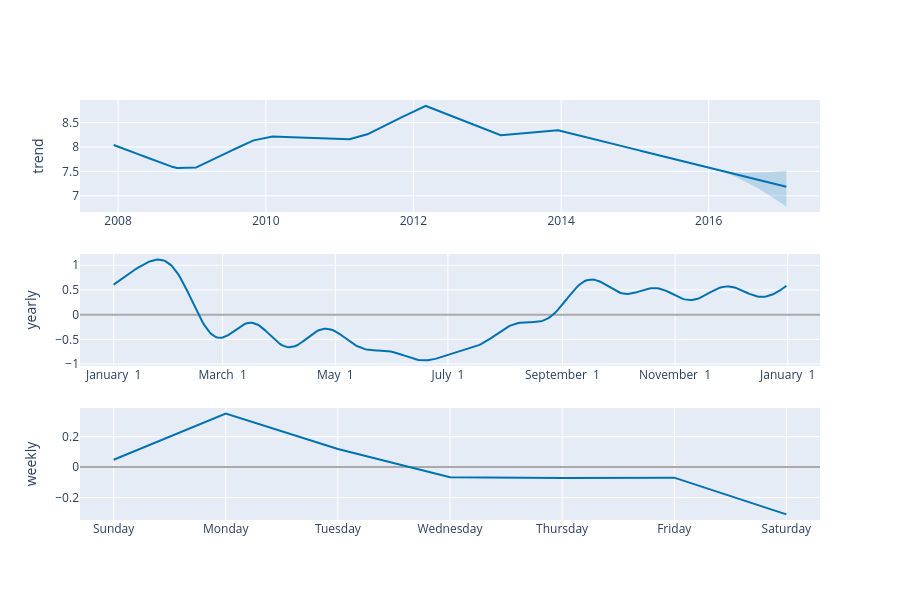

The notebook cell saved with this chart:
### Code cell
plot_components_plotly(m, forecast)

### Figure 1 — Plotly figure (JSON) as saved in the notebook; plotly's stock layout.template omitted (floating-point values rounded to 4 significant figures; data arrays with more than 128 entries replaced by an {"elided": "..."} marker saying what was removed)
{"data": [{"line": {"color": "#0072B2", "width": 2}, "mode": "lines", "name": "trend", "type": "scatter", "x": {"elided": "3270 str values"}, "xaxis": "x", "y": {"elided": "3270 float values"}, "yaxis": "y"}, {"line": {"color": "rgba(0, 114, 178, 0.2)", "width": 0}, "mode": "lines", "name": "trend_upper", "type": "scatter", "x": {"elided": "3270 str values"}, "xaxis": "x", "y": {"elided": "3270 float values"}, "yaxis": "y"}, {"fill": "tonexty", "fillcolor": "rgba(0, 114, 178, 0.2)", "line": {"color": "rgba(0, 114, 178, 0.2)", "width": 0}, "mode": "lines", "name": "trend_lower", "type": "scatter", "x": {"elided": "3270 str values"}, "xaxis": "x", "y": {"elided": "3270 float values"}, "yaxis": "y"}, {"line": {"color": "#0072B2", "width": 2}, "mode": "lines", "name": "yearly", "type": "scatter", "x": {"elided": "365 str values"}, "xaxis": "x2", "y": {"elided": "365 float values"}, "yaxis": "y2"}, {"line": {"color": "#0072B2", "width": 2}, "mode": "lines", "name": "weekly", "type": "scatter", "x": ["2017-01-01T00:00:00.000000000", "2017-01-02T00:00:00.000000000", "2017-01-03T00:00:00.000000000", "2017-01-04T00:00:00.000000000", "2017-01-05T00:00:00.000000000", "2017-01-06T00:00:00.000000000", "2017-01-07T00:00:00.000000000"], "xaxis": "x3", "y": [0.0483, 0.3523, 0.1196, -0.06666, -0.07227, -0.06958, -0.3117], "yaxis": "y3"}], "layout": {"height": 600, "showlegend": false, "width": 900, "xaxis": {"anchor": "y", "domain": [0, 1], "range": ["2007-06-26T14:24:00", "2017-07-04T09:36:00"], "type": "date"}, "xaxis2": {"anchor": "y2", "domain": [0, 1], "range": ["2016-12-13T18:54:02.958904115", "2018-01-18T11:04:57.863013581"], "tickformat": "%B %e", "type": "date"}, "xaxis3": {"anchor": "y3", "domain": [0, 1], "range": ["2016-12-31T16:48:00", "2017-01-07T07:12:00"], "tickformat": "%A", "type": "date"}, "yaxis": {"anchor": "x", "domain": [0.7333, 1], "rangemode": "normal", "title": {"text": "trend"}, "zerolinecolor": "#AAA"}, "yaxis2": {"anchor": "x2", "domain": [0.3667, 0.6333], "title": {"text": "yearly"}, "zerolinecolor": "#AAA"}, "yaxis3": {"anchor": "x3", "domain": [0, 0.2667], "title": {"text": "weekly"}, "zerolinecolor": "#AAA"}}}
